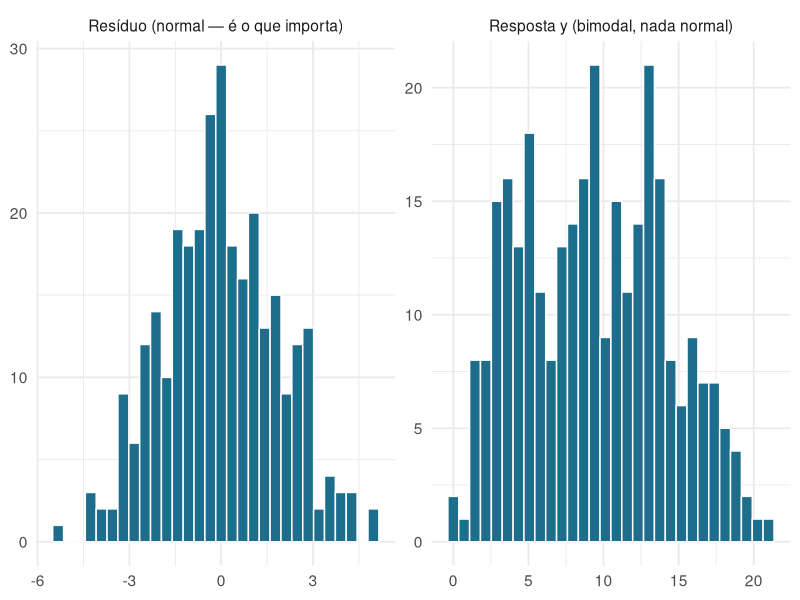
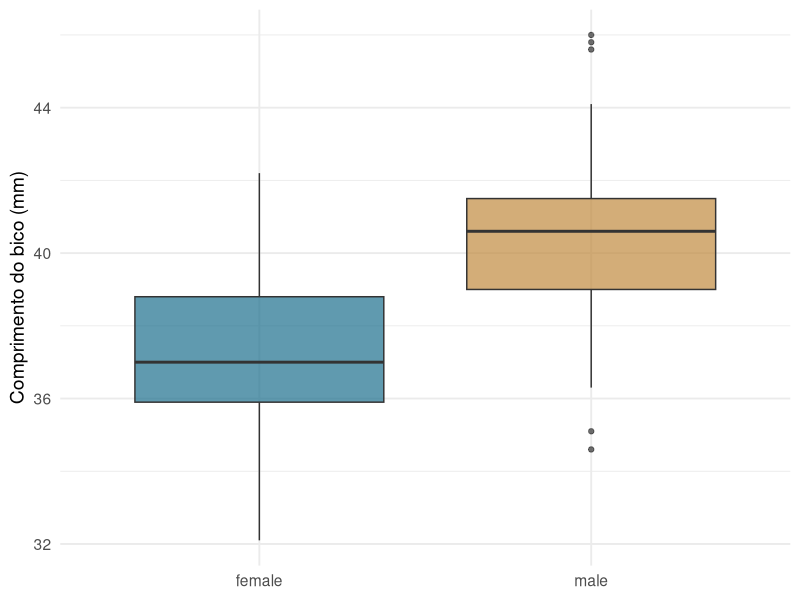
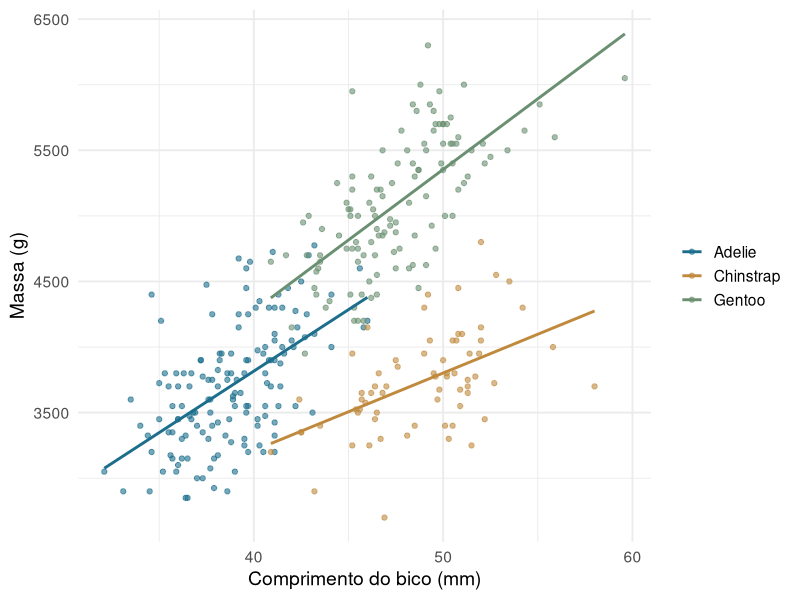
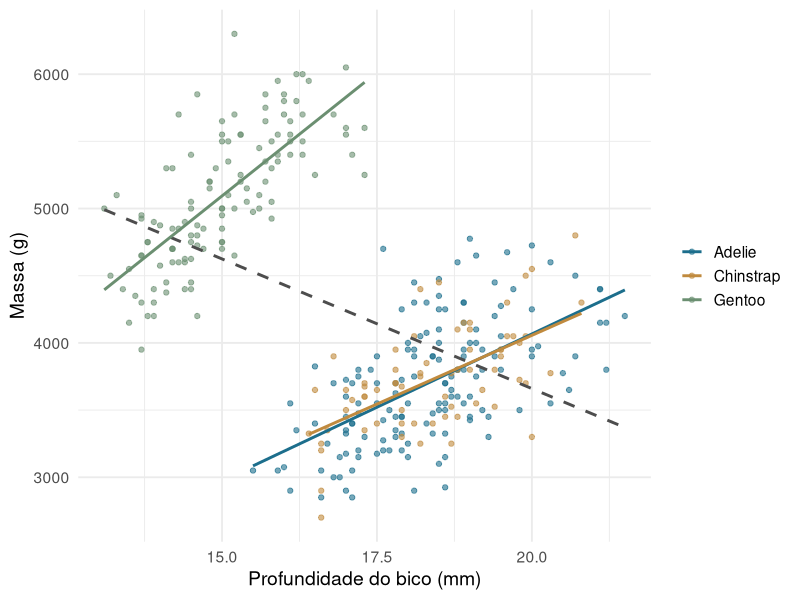
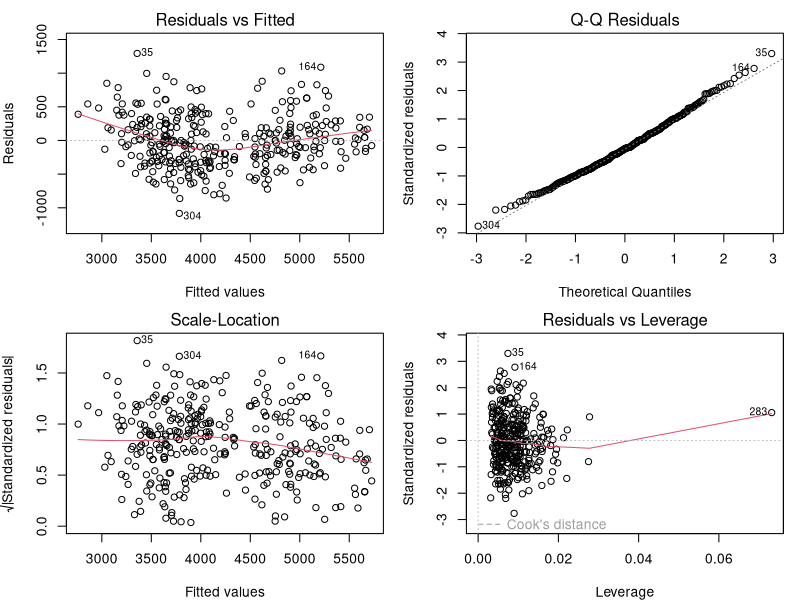

Here is the R script that generated these plots, in order:
## ---- chunk 1
#| echo: false
library(tidyverse)
library(palmerpenguins)
theme_set(theme_minimal(base_size = 14))
pinguins <- penguins |> drop_na(bill_length_mm, body_mass_g, species, sex)
## ---- chunk 2
#| echo: false
#| fig-height: 3.4
set.seed(42)
d <- tibble(x = runif(300, 0, 10), y = 2 + 1.5 * x + rnorm(300, 0, 2))
bind_rows(
  tibble(valor = d$y,              tipo = "Resposta y (bimodal, nada normal)"),
  tibble(valor = resid(lm(y ~ x, d)), tipo = "Resíduo (normal — é o que importa)")
) |>
  ggplot(aes(valor)) +
  geom_histogram(bins = 30, fill = "#1c6e8c", colour = "white") +
  facet_wrap(~tipo, scales = "free") +
  labs(x = NULL, y = NULL)
## ---- chunk 3
#| fig-height: 3.2
adelie <- pinguins |> filter(species == "Adelie")

ggplot(adelie, aes(sex, bill_length_mm, fill = sex)) +
  geom_boxplot(alpha = .7, show.legend = FALSE) +
  scale_fill_manual(values = c("#1c6e8c", "#c08a3e")) +
  labs(x = NULL, y = "Comprimento do bico (mm)")
## ---- chunk 4
t.test(bill_length_mm ~ sex, data = adelie, var.equal = TRUE)
## ---- chunk 5
m_t <- lm(bill_length_mm ~ sex, data = adelie)
summary(m_t)$coefficients
## ---- chunk 6
X <- model.matrix(m_t)
head(X, 8)
## ---- chunk 7
medias <- adelie |>
  group_by(sex) |>
  summarise(media = mean(bill_length_mm))
medias

coef(m_t)
## ---- chunk 8
r <- cor(pinguins$bill_length_mm, pinguins$body_mass_g)
r

m_reg <- lm(body_mass_g ~ bill_length_mm, data = pinguins)
summary(m_reg)$r.squared
r^2
## ---- chunk 9
cor(pinguins$bill_length_mm, pinguins$body_mass_g, method = "pearson")
cor(pinguins$bill_length_mm, pinguins$body_mass_g, method = "spearman")
## ---- chunk 10
coef(m_reg)
## ---- chunk 11
pinguins <- pinguins |> mutate(bico_c = bill_length_mm - mean(bill_length_mm))
coef(lm(body_mass_g ~ bico_c, data = pinguins))
## ---- chunk 12
m_mult <- lm(body_mass_g ~ bill_length_mm + flipper_length_mm, data = pinguins)
round(coef(m_mult), 2)
## ---- chunk 13
#| fig-height: 3.3
ggplot(pinguins, aes(bill_length_mm, body_mass_g, colour = species)) +
  geom_point(alpha = .6) +
  geom_smooth(method = "lm", se = FALSE) +
  scale_colour_manual(values = c("#1c6e8c", "#c08a3e", "#6b8f71")) +
  labs(x = "Comprimento do bico (mm)", y = "Massa (g)", colour = NULL)
## ---- chunk 14
#| fig-height: 3.0
#| echo: false
ggplot(pinguins, aes(bill_depth_mm, body_mass_g)) +
  geom_point(aes(colour = species), alpha = .6) +
  geom_smooth(method = "lm", se = FALSE, colour = "grey30", linetype = 2) +
  geom_smooth(aes(colour = species), method = "lm", se = FALSE) +
  scale_colour_manual(values = c("#1c6e8c", "#c08a3e", "#6b8f71")) +
  labs(x = "Profundidade do bico (mm)", y = "Massa (g)", colour = NULL)
## ---- chunk 15
m_esp <- lm(body_mass_g ~ species, data = pinguins)
coef(m_esp)
## ---- chunk 16
m_sum <- lm(body_mass_g ~ species, data = pinguins,
            contrasts = list(species = "contr.sum"))
coef(m_sum)
mean(tapply(pinguins$body_mass_g, pinguins$species, mean))
## ---- chunk 17
all.equal(fitted(m_esp), fitted(m_sum))
## ---- chunk 18
pinguins <- pinguins |> mutate(species2 = relevel(species, ref = "Gentoo"))
coef(lm(body_mass_g ~ species2, data = pinguins))
## ---- chunk 19
round(cor(pinguins[, c("bill_length_mm", "bill_depth_mm", "flipper_length_mm",
                       "body_mass_g")], use = "complete.obs"), 2)
## ---- chunk 20
car::vif(m_mult)
## ---- chunk 21
#| fig-height: 4.2
#| echo: true
par(mfrow = c(2, 2), mar = c(4, 4, 2, 1))
plot(m_mult)
